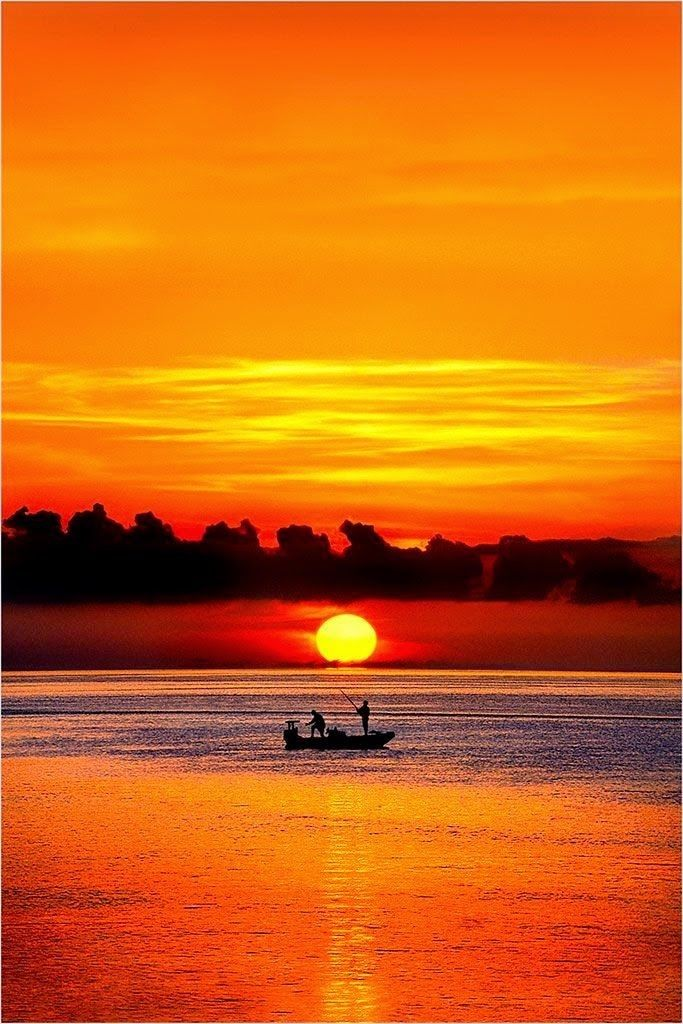
#> input picture 101/perspective/view.jpg, 683 x 1024 px, found by its file name
$ python exm.py
#> lines starting #> are read from the running program, lines starting #| are printed output that depends on the picture
import cv2
import numpy as np

# Görüntüyü yükle
img = cv2.imread('101/perspective/view.jpg')
#> img is the input picture: shape (1024, 683, 3); mean B, G, R 17.9, 102.3, 210.3

# Görüntünün orijinal boyutları
h, w = img.shape[:2]
#> h = 1024; w = 683

# Perspektif dönüşümü uygulanacak dörtgenin köşe noktaları (örneğin, görüntünün dört köşesi)
src_points = np.float32([[0, 0], [w-1, 0], [0, h-1], [w-1, h-1]])

# Hedef dörtgenin köşe noktaları
dst_points = np.float32([[0, 0], [w-1, 0], [int(0.33*w), h-1], [int(0.66*w), h-1]])

# Perspektif dönüşüm matrisini hesapla
matrix = cv2.getPerspectiveTransform(src_points, dst_points)

# Perspektif dönüşümünü uygula
result = cv2.warpPerspective(img, matrix, (w, h))
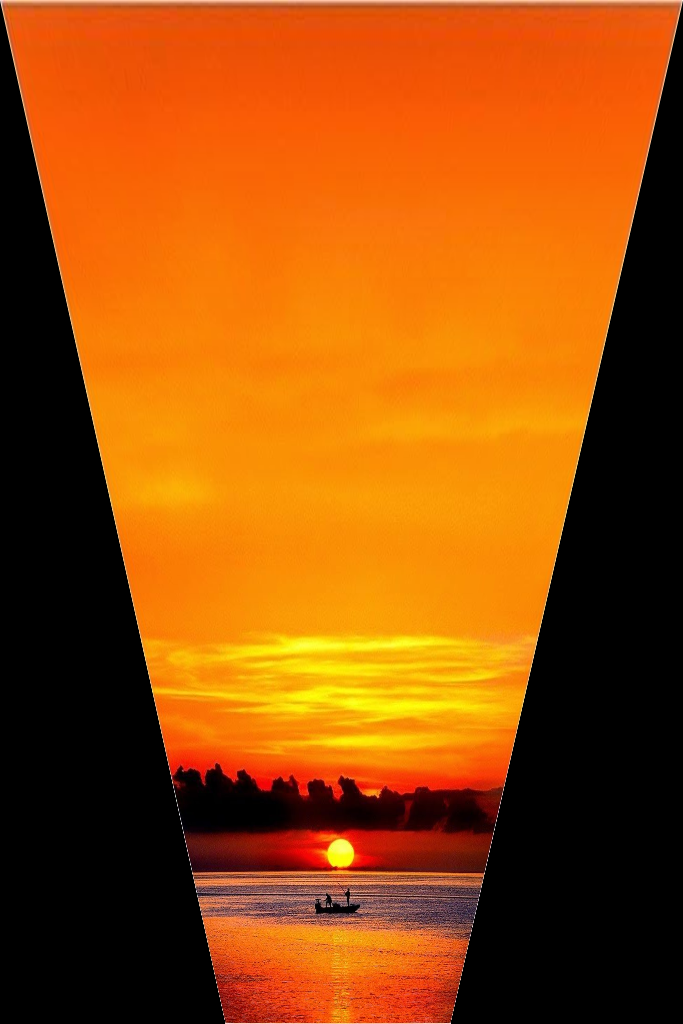
#> result: shape (1024, 683, 3); mean B, G, R 7.1, 76.4, 155

# Sonucu göster
cv2.imshow('Result', result)
cv2.waitKey(0)
cv2.destroyAllWindows()
